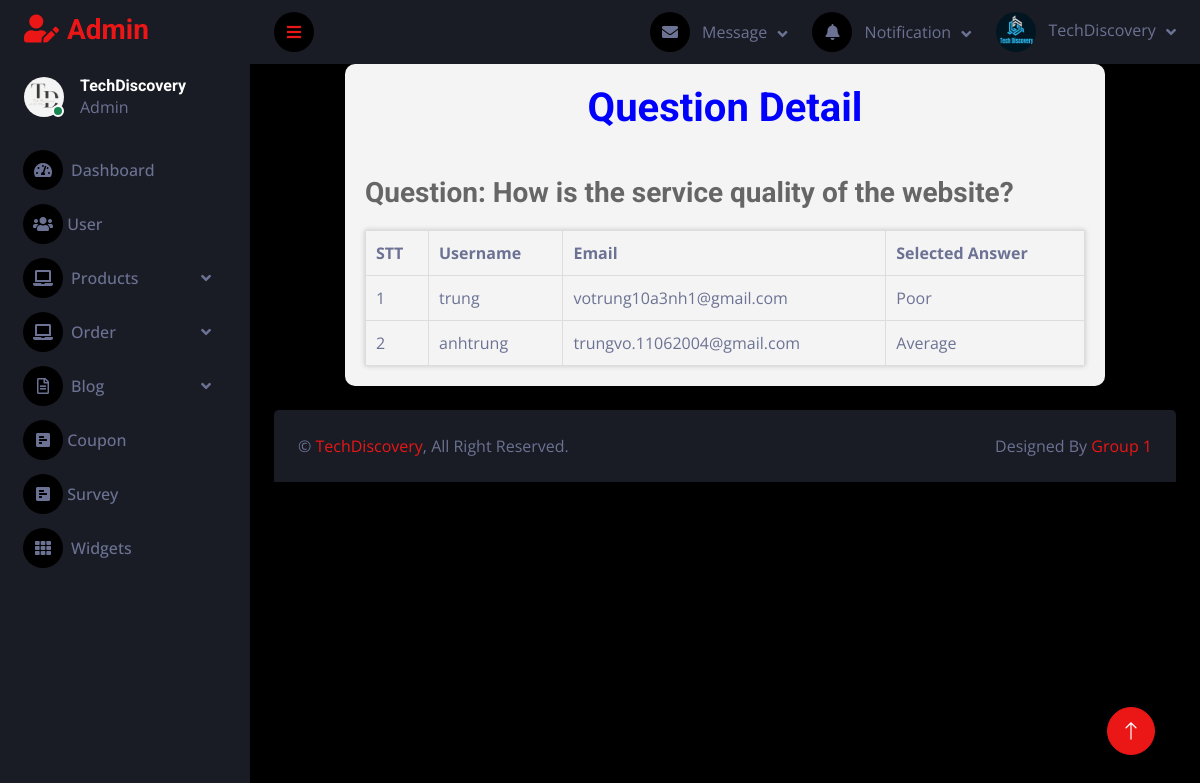
The app's page /admin/question_detail.php?question_id=16 with its own data.
### tables this page shows
CREATE TABLE `questions` (
  `question_id` int(11) NOT NULL,
  `question` text DEFAULT NULL,
  `answer1` text DEFAULT NULL,
  `answer2` text DEFAULT NULL,
  `answer3` text DEFAULT NULL,
  `quantity_answer1` int(11) DEFAULT 0,
  `quantity_answer2` int(11) DEFAULT 0,
  `quantity_answer3` int(11) DEFAULT 0
);

CREATE TABLE `survey_responses` (
  `survey_responses_id` int(11) NOT NULL,
  `question_id` int(11) DEFAULT NULL,
  `selected_answer` varchar(255) DEFAULT NULL,
  `response_timestamp` timestamp NOT NULL DEFAULT current_timestamp(),
  `username` varchar(255) DEFAULT NULL,
  `email` varchar(255) DEFAULT NULL,
  `user_id` int(11) DEFAULT NULL
);

### admin/database.php (called while the page is built, shortened)
<?php
class Database
{
    public $host = DB_HOST;
    public $user = DB_USER;
    public $pass = DB_PASS;
    public $dbname = DB_NAME;
    public $link;
    private function connectDB()
    {
        try {
            $this->link = new mysqli($this->host, $this->user, $this->pass, $this->dbname);
        } catch (Exception $e) {
            echo "Error: " . $e->getMessage();
        }
    }
    public function select($query)
    {
        try {
            $result = $this->link->query($query);
            if ($result->num_rows > 0) {
                return $result;
            } else {
                return false;
            }
        } catch (Exception $e) {
            echo "Error: " . $e->getMessage();
        }
    }
}
?>

### admin/class/question_class.php (called while the page is built, shortened)
<?php
    include 'database.php';
class question {
    private $db;
    public function __construct() {
        $this->db = new Database();
    }
    public function show_question(){
        $query = "SELECT * FROM questions ORDER BY question_id ASC ";
        $result = $this->db->select($query);
        return $result;
    }
    public function get_responses_by_question_id($question_id) {
        $query = "SELECT * FROM survey_responses WHERE question_id = '$question_id'";
        $result = $this->db->select($query);
        $responses = array();
        while ($row = $result->fetch_assoc()) {
            $responses[] = $row;
        }
        return $responses;
    }
}
?>

### admin/question_detail.php (the view, shortened to what this page needs)
<?php
include "header.php";
include "sidebar.php";
include "navbar.php";
include "class/question_class.php";
$question = new question();
if (isset($_GET['question_id'])) {
    $question_id = $_GET['question_id'];
    $responses = $question->get_responses_by_question_id($question_id);
}
$questions = $question->show_question();
?>
<div class="container">
    <h1>Question Detail</h1><br>
    <table class="question-detail">
        <tr>
            <th>STT</th>
            <th>Username</th>
            <th>Email</th>
            <th>Selected Answer</th>
        </tr>
        <?php if ($responses && $questions) : ?>
    <?php $stt = 1; foreach ($questions as $question) : ?>
        <?php if ($question['question_id'] == $question_id) : ?>
            <h3>Question: <?php echo $question['question']; ?></h3>
            <?php foreach ($responses as $response) : ?>
                <tr>
                    <td><?php echo $stt++; ?></td>
                    <td><?php echo $response['username']; ?></td>
                    <td><?php echo $response['email']; ?></td>
                    <td><?php echo $response['selected_answer']; ?></td>
                </tr>
            <?php endforeach; ?>
        <?php endif; ?>
    <?php endforeach; ?>
<?php else : ?>
    <tr>
        <td colspan="5">No responses found.</td>
    </tr>
<?php endif; ?>
    </table>
</div>
<?php
include "footer.php";
?>

### admin/css/style.css (style rules this page uses)
:root { --primary: #EB1616; --secondary: #191C24; --light: #6C7293; --dark: #000000; }

### admin/question_detail.php (style rules this page uses)
.container { width: 80%; margin: auto; padding: 20px; background-color: #f4f4f4; border-radius: 10px; box-shadow: 0px 0px 10px rgba(0, 0, 0, 0.2); }
h1 { text-align: center; margin-bottom: 20px; color: blue; }
.question-detail { width: 100%; margin-top: 20px; border-collapse: collapse; box-shadow: 0px 0px 5px rgba(0, 0, 0, 0.2); }
.question-detail th, .question-detail td { border: 1px solid #ddd; padding: 10px; text-align: left; }
.question-detail th { background-color: #f4f4f4; font-weight: bold; }
h3 { color: #666666; }

### records on screen
questions: question "How is the service quality of the website?"
survey_responses: username "trung", email "votrung10a3nh1@gmail.com", selected_answer "Poor"
survey_responses: username "anhtrung", email "trungvo.11062004@gmail.com", selected_answer "Average"
